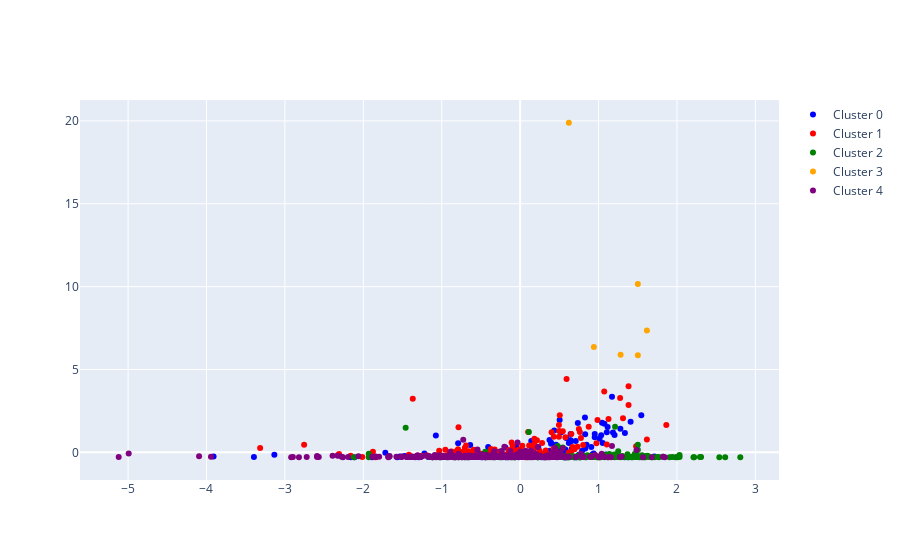

Notebook code for this chart:
### Code cell
from sklearn.cluster import KMeans
import plotly.graph_objects as go

# KMeans 군집화
kmeans = KMeans(n_clusters=5, random_state=42)
cluster_labels = kmeans.fit_predict(df_scaled_df)

# 군집 레이블을 기준으로 데이터프레임에 추가
df_scaled_df['cluster'] = cluster_labels

# 클러스터별로 데이터 분리
clusters = []
for i in range(5):
    clusters.append(df_scaled_df[df_scaled_df['cluster'] == i])

# Plotly를 사용하여 시각화
fig = go.Figure()

# 각 군집에 대한 산점도 추가
# 12개의 고유한 색상을 설정
colors = [
    'blue', 'red', 'green', 'orange', 'purple'
]

for i, cluster in enumerate(clusters):
    fig.add_trace(go.Scatter(
        x=cluster['s1_avg_rating'], 
        y=cluster['s1_avg_views'],
        mode='markers', 
        marker=dict(color=colors[i]), 
        name=f'Cluster {i}'
    ))

fig.show()

### Figure 1 — Plotly figure (JSON) as saved in the notebook; plotly's stock layout.template omitted (floating-point values rounded to 4 significant figures; data arrays with more than 128 entries replaced by an {"elided": "..."} marker saying what was removed)
{"data": [{"marker": {"color": "blue"}, "mode": "markers", "name": "Cluster 0", "type": "scatter", "x": {"elided": "206 float values"}, "y": {"elided": "206 float values"}}, {"marker": {"color": "red"}, "mode": "markers", "name": "Cluster 1", "type": "scatter", "x": {"elided": "186 float values"}, "y": {"elided": "186 float values"}}, {"marker": {"color": "green"}, "mode": "markers", "name": "Cluster 2", "type": "scatter", "x": {"elided": "195 float values"}, "y": {"elided": "195 float values"}}, {"marker": {"color": "orange"}, "mode": "markers", "name": "Cluster 3", "type": "scatter", "x": [1.281, 1.501, 1.617, 0.9402, 1.501, 0.6213], "y": [5.886, 10.17, 7.353, 6.362, 5.855, 19.89]}, {"marker": {"color": "purple"}, "mode": "markers", "name": "Cluster 4", "type": "scatter", "x": {"elided": "312 float values"}, "y": {"elided": "312 float values"}}], "layout": {}}
